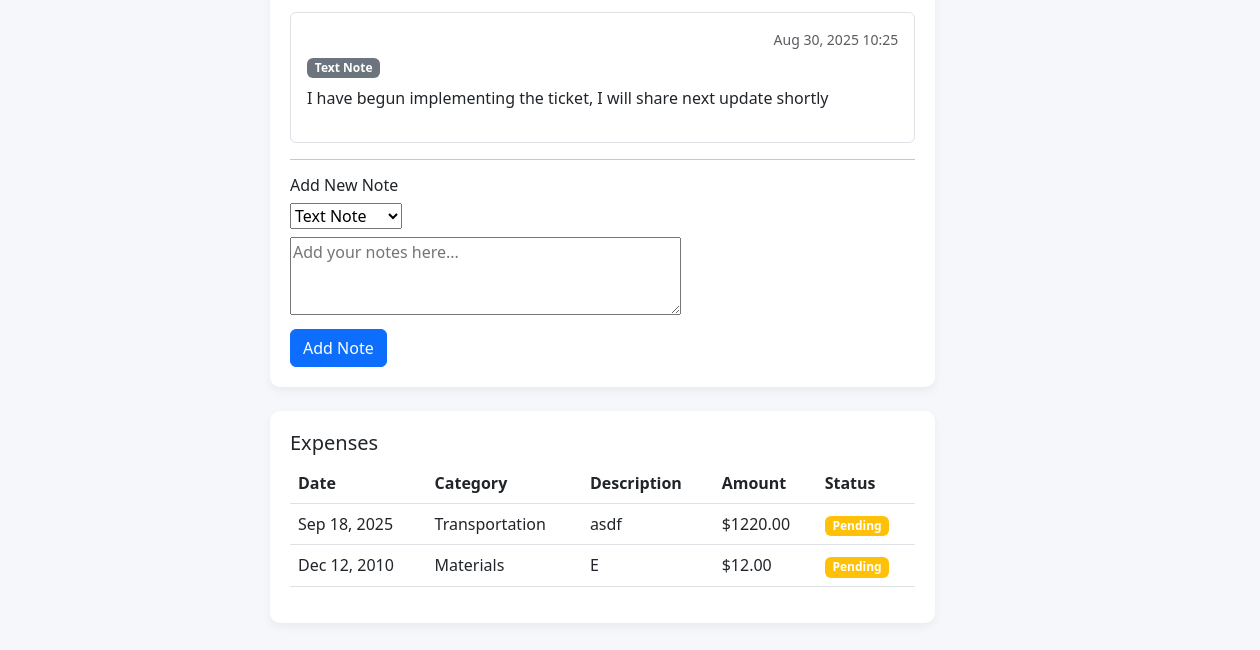
Page /dashboard/engineer/jobs/3/ (signed in, lower part) on the earlier database version.
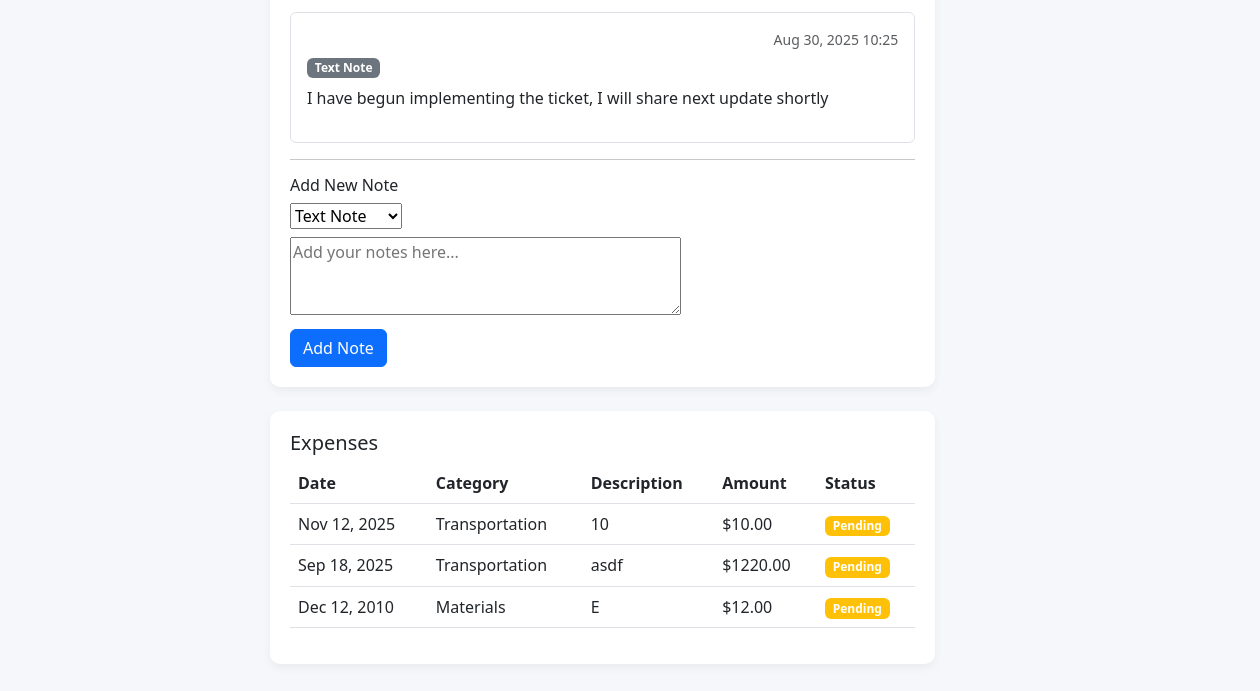
Same page on the later database version.
### accounts/models.py (models this page shows, shortened)
class JobNote(models.Model):
    NOTE_TYPE = (
        ('text', 'Text Note'),
        ('voice', 'Voice Note'),
        ('image', 'Image Note'),
    )
    job = models.ForeignKey(Job, on_delete=models.CASCADE, related_name='notes')
    author = models.ForeignKey(CustomUser, on_delete=models.CASCADE)
    note_type = models.CharField(max_length=20, choices=NOTE_TYPE, default='text')
    content = models.TextField()
    audio_file = models.FileField(upload_to='job_notes/audio/', null=True, blank=True)
    image = models.ImageField(upload_to='job_notes/images/', null=True, blank=True)
    created_at = models.DateTimeField(auto_now_add=True)

class Expense(models.Model):
    EXPENSE_CATEGORIES = (
        ('transport', 'Transportation'),
        ('materials', 'Materials'),
        ('meals', 'Meals'),
        ('accommodation', 'Accommodation'),
        ('tools', 'Tools & Equipment'),
        ('other', 'Other'),
    )
    job = models.ForeignKey(Job, on_delete=models.CASCADE, related_name='expenses')
    engineer = models.ForeignKey(EngineerProfile, on_delete=models.CASCADE)
    category = models.CharField(max_length=20, choices=EXPENSE_CATEGORIES, default='other')
    description = models.TextField()
    amount = models.DecimalField(max_digits=10, decimal_places=2)
    receipt = models.ImageField(upload_to='expense_receipts/', null=True, blank=True)
    date_incurred = models.DateField(default=timezone.now)
    is_approved = models.BooleanField(default=False)
    approved_by = models.ForeignKey(CustomUser, on_delete=models.SET_NULL, null=True, blank=True, related_name='approved_expenses')
    approved_at = models.DateTimeField(null=True, blank=True)
    created_at = models.DateTimeField(auto_now_add=True)

### dashboard/views.py (the view)
# urls.py: path('engineer/jobs/<int:job_id>/', views.engineer_job_detail, name='engineer_job_detail'),
@login_required
def engineer_job_detail(request, job_id):
    if request.user.role != 'engineer':
        messages.error(request, 'You do not have permission to access this page.')
        return redirect('dashboard:redirect_dashboard')
    try:
        engineer_profile = EngineerProfile.objects.get(user=request.user)
    except EngineerProfile.DoesNotExist:
        messages.error(request, 'Engineer profile not found.')
        return redirect('dashboard:redirect_dashboard')
    job = get_object_or_404(Job, id=job_id, assigned_engineer=engineer_profile)
    notes = JobNote.objects.filter(job=job).order_by('-created_at')
    time_logs = TimeLog.objects.filter(job=job, engineer=engineer_profile).order_by('-start_time')
    expenses = Expense.objects.filter(job=job, engineer=engineer_profile).order_by('-created_at')
    note_form = JobNoteForm()
    expense_form = ExpenseForm()
    context = {
        'job': job,
        'notes': notes,
        'time_logs': time_logs,
        'expenses': expenses,
        'note_form': note_form,
        'expense_form': expense_form,
    }
    return render(request, 'dashboard/engineer_job_detail.html', context)

### accounts/forms.py
class JobNoteForm(forms.ModelForm):
    class Meta:
        model = JobNote
        fields = ['note_type', 'content']
        widgets = {
            'content': forms.Textarea(attrs={'rows': 3, 'placeholder': 'Add your notes here...'}),
        }

class ExpenseForm(forms.ModelForm):
    receipt = forms.ImageField(
        required=True,
        widget=forms.FileInput(attrs={'accept': 'image/*', 'capture': 'camera'}),
        label="Receipt Photo"
    )
    class Meta:
        model = Expense
        fields = ['category', 'description', 'amount', 'receipt', 'date_incurred']
        widgets = {
            'description': forms.Textarea(attrs={'rows': 2, 'placeholder': 'Describe the expense...'}),
            'amount': forms.NumberInput(attrs={'step': '0.01', 'min': '0', 'placeholder': '0.00'}),
            'date_incurred': forms.DateInput(attrs={'type': 'date'}),
        }
    def __init__(self, *args, **kwargs):
        super().__init__(*args, **kwargs)
        self.fields['amount'].required = True

### dashboard/templates/dashboard/engineer_job_detail.html (shortened to what this page needs)
{% extends '../dashboard/base.html' %}
{% block content %}
<div class="row">
    <div class="col-md-8">
        <div class="dashboard-card mt-4">
            {% if notes %}
            <div class="notes-list">
                {% for note in notes %}
                <div class="note-item mb-3 p-3 border rounded">
                    <div class="d-flex justify-content-between align-items-start mb-2">
                        <small class="text-muted">{{ note.created_at|date:"M d, Y H:i" }}</small>
                    </div>
                    <div class="d-flex justify-content-between align-items-center mb-2">
                        <span class="badge bg-secondary">{{ note.get_note_type_display }}</span>
                    </div>
                    <p class="mb-0">{{ note.content|linebreaks }}</p>
                </div>
                {% endfor %}
            </div>
            {% else %}
            <p class="text-muted">No notes yet.</p>
            {% endif %}
            <hr>
            <h6>Add New Note</h6>
            <form method="POST" action="{% url 'dashboard:add_job_note' job.id %}">
                <div class="mb-2">
                    {{ note_form.note_type }}
                </div>
                <div class="mb-2">
                    {{ note_form.content }}
                </div>
                <button type="submit" class="btn btn-primary">Add Note</button>
            </form>
        </div>
        <div class="dashboard-card mt-4">
            <h5>Expenses</h5>
            {% if expenses %}
            <div class="table-responsive">
                <table class="table table-hover">
                    <thead>
                        <tr>
                            <th>Date</th>
                            <th>Category</th>
                            <th>Description</th>
                            <th>Amount</th>
                            <th>Status</th>
                        </tr>
                    </thead>
                    <tbody>
                        {% for expense in expenses %}
                        <tr>
                            <td>{{ expense.date_incurred|date:"M d, Y" }}</td>
                            <td>{{ expense.get_category_display }}</td>
                            <td>{{ expense.description|truncatewords:5 }}</td>
                            <td>${{ expense.amount }}</td>
                            <td>
                                <span class="badge bg-{% if expense.is_approved %}success{% else %}warning{% endif %}">
                                    {% if expense.is_approved %}Approved{% else %}Pending{% endif %}
                                </span>
                            </td>
                        </tr>
                        {% endfor %}
                    </tbody>
                </table>
            </div>
            {% else %}
            <p class="text-muted">No expenses submitted yet.</p>
            {% endif %}
        </div>
    </div>
    <div class="col-md-4">
    </div>
</div>
{% endblock %}

Differences in the rows shown:
added Expense: date_incurred "Nov 12, 2025", category "Transportation", description "10", amount "10.00", is_approved "Pending"
